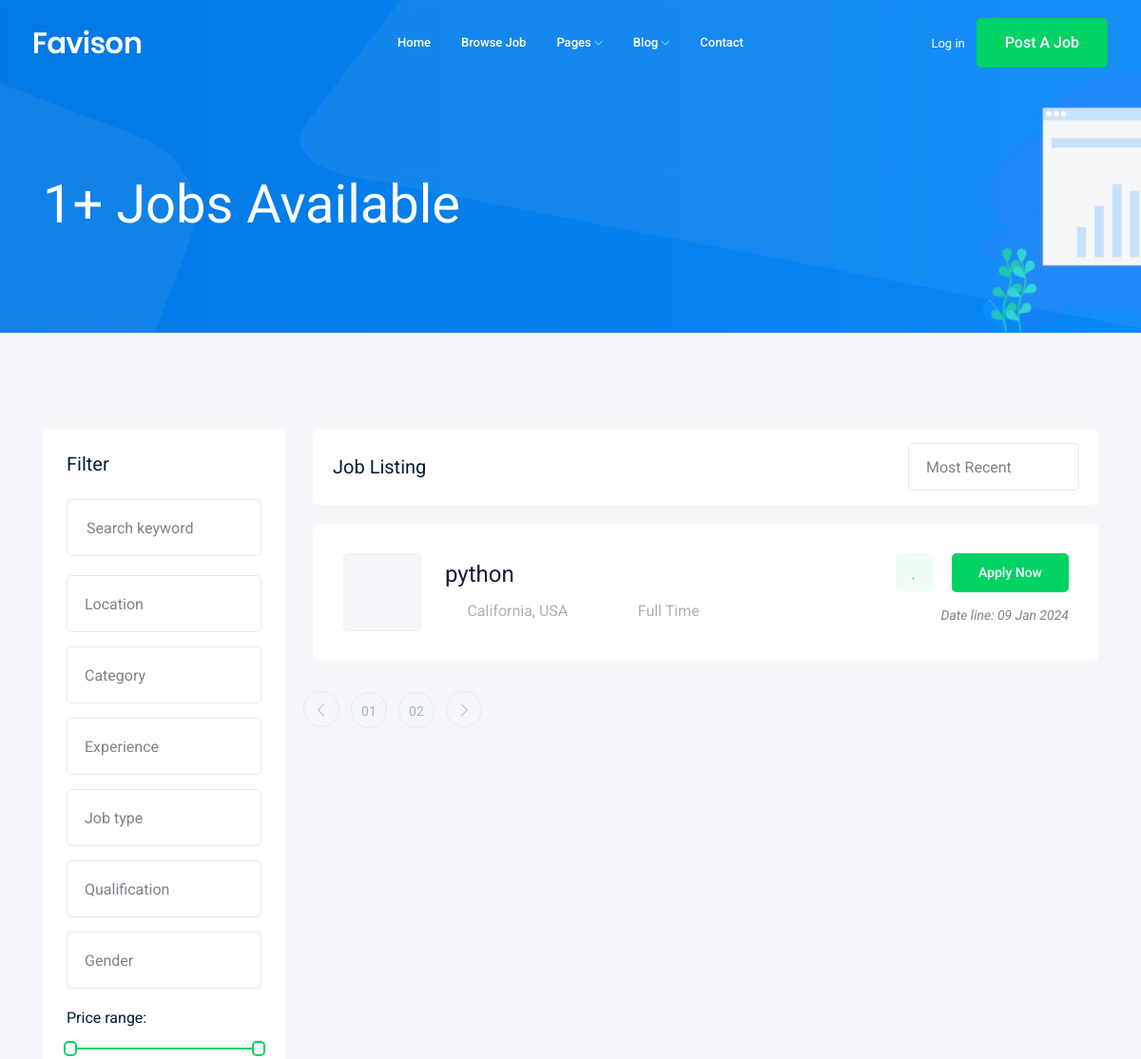
The app's page /jops/ (upper part), older data.
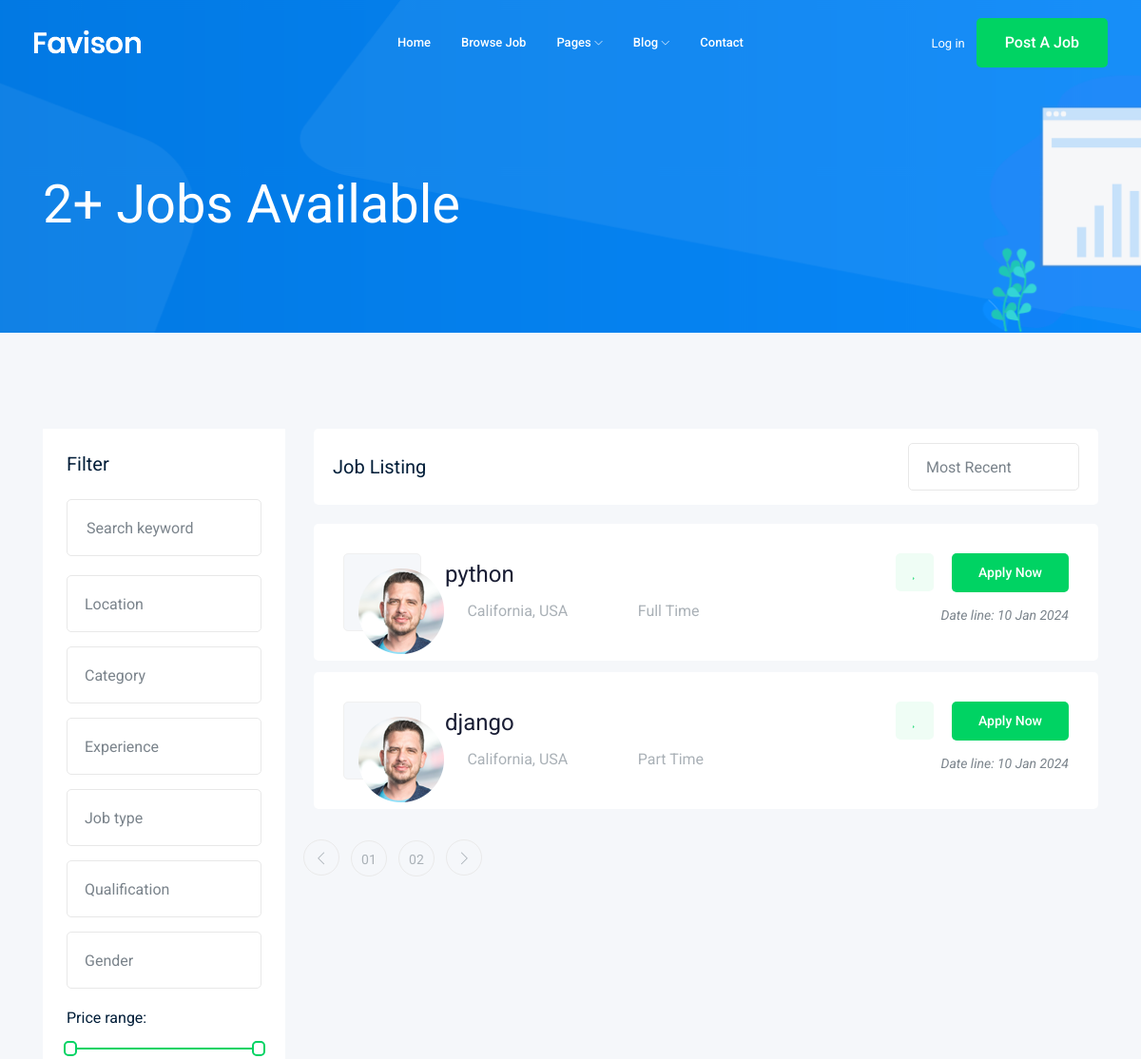
The same page, newer data.
### jop/models.py (models this page shows)
class Jop(models.Model): # table
    title = models.CharField(max_length=100) # colum
    jop_type = models.CharField(max_length=15 , choices=JOB_TYPE)
    description = models.TextField(max_length=1000)
    published_at = models.DateTimeField(auto_now=True)
    Vacancy = models.IntegerField(default=1)
    salary = models.IntegerField(default=0)
    experience = models.IntegerField(default=1)
    category = models.ForeignKey('Category',on_delete=models.CASCADE)
    image = models.ImageField(upload_to=image_upload)
    def __str__(self):
        return self.title

### jop/views.py (the view)
# urls.py: path('', views.jop_list),
def jop_list(reguest):
    jop_list = Jop.objects.all()
    context = {'jops' :jop_list }
    return render(reguest,'jop/jop_list.html',context)

### jop/templates/jop/jop_list.html (shortened to what this page needs)
{% extends 'base.html' %}
    {% block body %}
    <div class="bradcam_area bradcam_bg_1">
        <div class="container">
            <div class="row">
                <div class="col-xl-12">
                    <div class="bradcam_text">
                        <h3>{{jops.count}}+ Jobs Available</h3>
                    </div>
                </div>
            </div>
        </div>
    </div>
    <div class="job_listing_area plus_padding">
        <div class="container">
            <div class="row">
                <div class="col-lg-3">
                    <div class="job_filter white-bg">
                        <div class="form_inner white-bg">
                            <h3>Filter</h3>
                            <form action="#">
                                <div class="row">
                                    <div class="col-lg-12">
                                        <div class="single_field">
                                            <input type="text" placeholder="Search keyword">
                                        </div>
                                    </div>
                                    <div class="col-lg-12">
                                    </div>
                                    <div class="col-lg-12">
                                    </div>
                                    <div class="col-lg-12">
                                    </div>
                                    <div class="col-lg-12">
                                    </div>
                                    <div class="col-lg-12">
                                    </div>
                                    <div class="col-lg-12">
                                    </div>
                                </div>
                            </form>
                        </div>
                        <div class="range_wrap">
                            <label for="amount">Price range:</label>
                            <div id="slider-range"></div>
                        </div>
                    </div>
                </div>
                <div class="col-lg-9">
                    <div class="recent_joblist_wrap">
                        <div class="recent_joblist white-bg ">
                            <div class="row align-items-center">
                                <div class="col-md-6">
                                    <h4>Job Listing</h4>
                                </div>
                                <div class="col-md-6">
                                    <div class="serch_cat d-flex justify-content-end">
                                    </div>
                                </div>
                            </div>
                        </div>
                    </div>
                    <div class="job_lists m-0">
                        <div class="row">
                            {% for jop in jops %}
                            <div class="col-lg-12 col-md-12">
                                <div class="single_jobs white-bg d-flex justify-content-between">
                                    <div class="jobs_left d-flex align-items-center">
                                        <div class="thumb">
                                            <img src="{{jop.image.url}}" alt="">
                                        </div>
                                        <div class="jobs_conetent">
                                            <a href="{{jop.id}}"><h4>{{jop}}</h4></a>
                                            <div class="links_locat d-flex align-items-center">
                                                <div class="location">
                                                    <p> <i class="fa fa-map-marker"></i> California, USA</p>
                                                </div>
                                                <div class="location">
                                                    <p> <i class="fa fa-clock-o"></i> {{jop.jop_type}}</p>
                                                </div>
                                            </div>
                                        </div>
                                    </div>
                                    <div class="jobs_right">
                                        <div class="apply_now">
                                            <a class="heart_mark" href="#"> <i class="fa fa-heart"></i> </a>
                                            <a href="{{jop.id}}" class="boxed-btn3">Apply Now</a>
                                        </div>
                                        <div class="date">
                                            <p>Date line: {{jop.published_at|date:'d M o'}}</p>
                                        </div>
                                    </div>
                                </div>
                        </div>
                        {% endfor %}
                        <div class="row">
                            <div class="col-lg-12">
                                <div class="pagination_wrap">
                                    <ul>
                                        <li><a href="#"> <i class="ti-angle-left"></i> </a></li>
                                        <li><a href="#"><span>01</span></a></li>
                                        <li><a href="#"><span>02</span></a></li>
                                        <li><a href="#"> <i class="ti-angle-right"></i> </a></li>
                                    </ul>
                                </div>
                            </div>
                        </div>
                    </div>
                </div>
            </div>
        </div>
    </div>
     {% endblock body %}

### jop/templates/base.html (shortened to what this page needs)
{% load static %}
<!doctype html>
<html class="no-js" lang="zxx">
<head>
    <link rel="stylesheet" href="{% static 'css/bootstrap.min.css' %}">
    <link rel="stylesheet" href="{% static 'css/owl.carousel.min.css' %}">
    <link rel="stylesheet" href="{% static 'css/magnific-popup.css' %}">
    <link rel="stylesheet" href="{% static 'css/font-awesome.min.css' %}">
    <link rel="stylesheet" href="{% static 'css/themify-icons.css' %}">
    <link rel="stylesheet" href="{% static 'css/nice-select.css' %}">
    <link rel="stylesheet" href="{% static 'css/flaticon.css' %}">
    <link rel="stylesheet" href="{% static 'css/jquery-ui.css' %}">
    <link rel="stylesheet" href="{% static 'css/gijgo.css' %}">
    <link rel="stylesheet" href="{% static 'css/animate.min.css' %}">
    <link rel="stylesheet" href="{% static 'css/slicknav.css' %}">
    <link rel="stylesheet" href="{% static 'css/style.css' %}">
</head>
<body>
    <header>
        <div class="header-area ">
            <div id="sticky-header" class="main-header-area">
                <div class="container-fluid ">
                    <div class="header_bottom_border">
                        <div class="row align-items-center">
                            <div class="col-xl-3 col-lg-2">
                                <div class="logo">
                                    <a href="index.html">
                                        <img src="img/logo.png" alt="">
                                    </a>
                                </div>
                            </div>
                            <div class="col-xl-6 col-lg-7">
                                <div class="main-menu  d-none d-lg-block">
                                    <nav>
                                        <ul id="navigation">
                                            <li><a href="index.html">home</a></li>
                                            <li><a href="jobs.html">Browse Job</a></li>
                                            <li><a href="#">pages <i class="ti-angle-down"></i></a>
                                            </li>
                                            <li><a href="#">blog <i class="ti-angle-down"></i></a>
                                            </li>
                                            <li><a href="contact.html">Contact</a></li>
                                        </ul>
                                    </nav>
                                </div>
                            </div>
                            <div class="col-xl-3 col-lg-3 d-none d-lg-block">
                                <div class="Appointment">
                                    <div class="phone_num d-none d-xl-block">
                                        <a href="#">Log in</a>
                                    </div>
                                    <div class="d-none d-lg-block">
                                        <a class="boxed-btn3" href="#">Post a Job</a>
                                    </div>
                                </div>
                            </div>
                            <div class="col-12">
                            </div>
                        </div>
                    </div>
                </div>
            </div>
        </div>
    </header>
   {% block body %}{% endblock body %}
</body>
</html>

Row changes from the older to the newer data that the page shows:
changed Jop "python": image: picture added; published_at "09 Jan 2024" → "10 Jan 2024"
added Jop: image (picture), title "django", jop_type "Part Time", published_at "10 Jan 2024"
Text that changed along with them:
{{ jops.count }}: "1" → "2"
